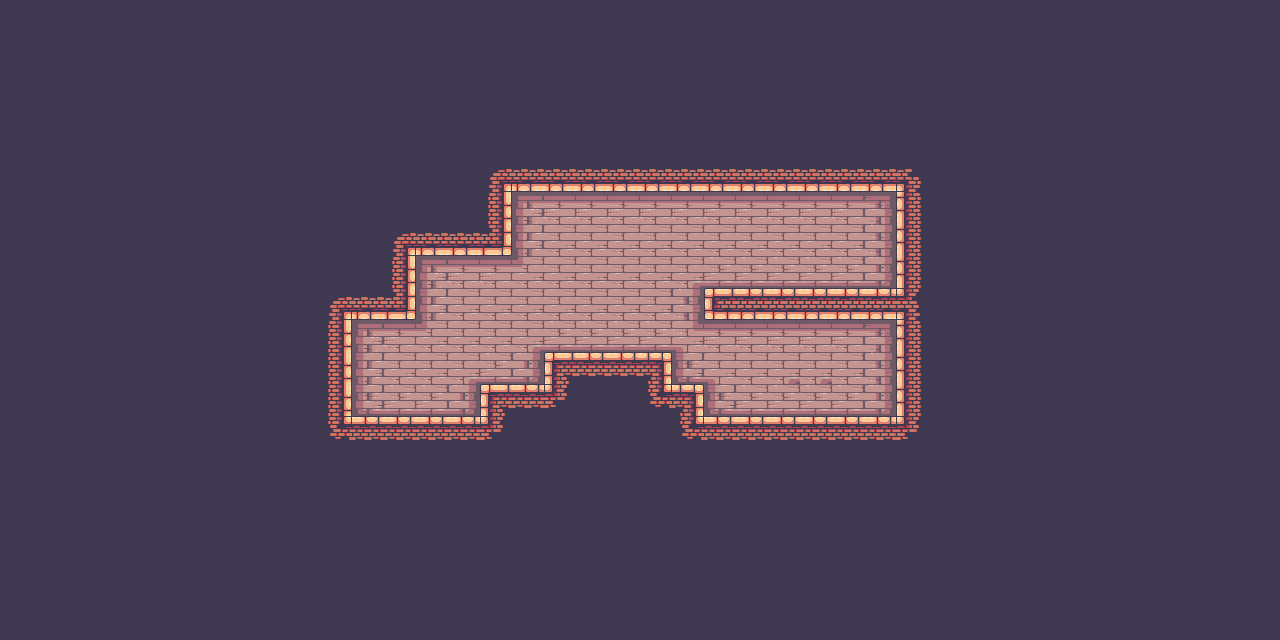

This game map was drawn from its Tiled (.tmx) file and the tilesets committed beside it. A one-line description and the trimmed map source follow:
An orthogonal 40x20 tile map with 32x32 px tiles, 2 tile layers (bg, collider) and 53 objects (3x coin, 2x pig, king).

<map version="1.10" tiledversion="1.11.2" orientation="orthogonal" renderorder="right-down" width="40" height="20" tilewidth="32" tileheight="32" infinite="0" nextlayerid="4" nextobjectid="19">
 <editorsettings>
  <export target="map.json" format="json" />
 </editorsettings>
 <tileset firstgid="1" name="terrain(32x32)" tilewidth="32" tileheight="32" tilecount="247" columns="19">
  <image source="terrain(32x32).png" width="608" height="416" />
  <tile id="20">
   <objectgroup draworder="index" id="2">
    <object id="1" x="0" y="0" width="32" height="32" />
   </objectgroup>
  </tile>
  <tile id="21">
   <objectgroup draworder="index" id="2">
    <object id="1" x="0" y="0" width="32" height="32" />
   </objectgroup>
  </tile>
  <tile id="22">
   <objectgroup draworder="index" id="2">
    <object id="1" x="0" y="0" width="32" height="32" />
   </objectgroup>
  </tile>
  <tile id="24">
   <objectgroup draworder="index" id="2">
    <object id="1" x="0" y="0" width="32" height="32" />
   </objectgroup>
  </tile>
  <tile id="26">
   <objectgroup draworder="index" id="2">
    <object id="1" x="0" y="0" width="32" height="32" />
   </objectgroup>
  </tile>
  <tile id="27">
   <objectgroup draworder="index" id="2">
    <object id="1" x="0" y="0" width="32" height="32" />
   </objectgroup>
  </tile>
  <tile id="29">
   <objectgroup draworder="index" id="2">
    <object id="1" x="0" y="0" width="32" height="32" />
   </objectgroup>
  </tile>
  <tile id="30">
   <objectgroup draworder="index" id="2">
    <object id="1" x="0" y="0" width="32" height="32" />
   </objectgroup>
  </tile>
  <tile id="32">
   <objectgroup draworder="index" id="2">
    <object id="1" x="0" y="0" width="32" height="32" />
   </objectgroup>
  </tile>
  <tile id="33">
   <objectgroup draworder="index" id="2">
    <object id="1" x="0" y="0" width="32" height="32" />
   </objectgroup>
  </tile>
  <tile id="35">
   <objectgroup draworder="index" id="2">
    <object id="1" x="0" y="0" width="32" height="32" />
   </objectgroup>
  </tile>
  <tile id="39">
   <objectgroup draworder="index" id="2">
    <object id="1" x="0" y="0" width="32" height="32" />
   </objectgroup>
  </tile>
  <tile id="40">
   <objectgroup draworder="index" id="2">
    <object id="1" x="0" y="0" width="32" height="32" />
   </objectgroup>
  </tile>
  <tile id="41">
   <objectgroup draworder="index" id="2">
    <object id="1" x="0" y="0" width="32" height="32" />
   </objectgroup>
  </tile>
  <tile id="43">
   <objectgroup draworder="index" id="2">
    <object id="1" x="0" y="0" width="32" height="32" />
   </objectgroup>
  </tile>
  <tile id="45">
   <objectgroup draworder="index" id="2">
    <object id="1" x="0" y="0" width="32" height="32" />
   </objectgroup>
  </tile>
  <tile id="46">
   <objectgroup draworder="index" id="2">
    <object id="1" x="0" y="0" width="32" height="32" />
   </objectgroup>
  </tile>
  <tile id="48">
   <objectgroup draworder="index" id="2">
    <object id="1" x="0" y="0" width="32" height="32" />
   </objectgroup>
  </tile>
  <tile id="49">
   <objectgroup draworder="index" id="2">
    <object id="1" x="0" y="0" width="32" height="32" />
   </objectgroup>
  </tile>
  <tile id="51">
   <objectgroup draworder="index" id="2">
    <object id="1" x="0" y="0" width="32" height="32" />
   </objectgroup>
  </tile>
  <tile id="52">
   <objectgroup draworder="index" id="2">
    <object id="1" x="0" y="0" width="32" height="32" />
   </objectgroup>
  </tile>
  <tile id="54">
   <objectgroup draworder="index" id="2">
    <object id="1" x="0" y="0" width="32" height="32" />
   </objectgroup>
  </tile>
  <tile id="55">
   <objectgroup draworder="index" id="2">
    <object id="1" x="0" y="0" width="32" height="32" />
   </objectgroup>
  </tile>
  <tile id="58">
   <objectgroup draworder="index" id="2">
    <object id="1" x="0" y="0" width="32" height="32" />
   </objectgroup>
  </tile>
  <tile id="59">
   <objectgroup draworder="index" id="2">
    <object id="1" x="0" y="0" width="32" height="32" />
   </objectgroup>
  </tile>
  <tile id="60">
   <objectgroup draworder="index" id="2">
    <object id="1" x="0" y="0" width="32" height="32" />
   </objectgroup>
  </tile>
  <tile id="62">
   <objectgroup draworder="index" id="2">
    <object id="1" x="0" y="0" width="32" height="32" />
   </objectgroup>
  </tile>
  <tile id="83">
   <objectgroup draworder="index" id="2">
    <object id="1" x="0" y="0" width="32" height="32" />
   </objectgroup>
  </tile>
  <tile id="84">
   <objectgroup draworder="index" id="2">
    <object id="1" x="0" y="0" width="32" height="32" />
   </objectgroup>
  </tile>
  <tile id="86">
   <objectgroup draworder="index" id="2">
    <object id="1" x="0" y="0" width="32" height="32" />
   </objectgroup>
  </tile>
  <tile id="87">
   <objectgroup draworder="index" id="2">
    <object id="1" x="0" y="0" width="32" height="32" />
   </objectgroup>
  </tile>
  <tile id="89">
   <objectgroup draworder="index" id="2">
    <object id="1" x="0" y="0" width="32" height="32" />
   </objectgroup>
  </tile>
  <tile id="90">
   <objectgroup draworder="index" id="2">
    <object id="1" x="0" y="0" width="32" height="32" />
   </objectgroup>
  </tile>
  <tile id="92">
   <objectgroup draworder="index" id="2">
    <object id="1" x="0" y="0" width="32" height="32" />
   </objectgroup>
  </tile>
  <tile id="93">
   <objectgroup draworder="index" id="2">
    <object id="1" x="0" y="0" width="32" height="32" />
   </objectgroup>
  </tile>
  <tile id="96">
   <objectgroup draworder="index" id="2">
    <object id="1" x="0" y="0" width="32" height="32" />
   </objectgroup>
  </tile>
  <tile id="97">
   <objectgroup draworder="index" id="2">
    <object id="1" x="0" y="0" width="32" height="32" />
   </objectgroup>
  </tile>
  <tile id="98">
   <objectgroup draworder="index" id="2">
    <object id="1" x="0" y="0" width="32" height="32" />
   </objectgroup>
  </tile>
  <tile id="100">
   <objectgroup draworder="index" id="2">
    <object id="1" x="0" y="0" width="32" height="32" />
   </objectgroup>
  </tile>
  <tile id="102">
   <objectgroup draworder="index" id="2">
    <object id="1" x="0" y="0" width="32" height="32" />
   </objectgroup>
  </tile>
  <tile id="103">
   <objectgroup draworder="index" id="2">
    <object id="1" x="0" y="0" width="32" height="32" />
   </objectgroup>
  </tile>
  <tile id="105">
   <objectgroup draworder="index" id="2">
    <object id="1" x="0" y="0" width="32" height="32" />
   </objectgroup>
  </tile>
  <tile id="106">
   <objectgroup draworder="index" id="2">
    <object id="1" x="0" y="0" width="32" height="32" />
   </objectgroup>
  </tile>
  <tile id="108">
   <objectgroup draworder="index" id="2">
    <object id="1" x="0" y="0" width="32" height="32" />
   </objectgroup>
  </tile>
  <tile id="109">
   <objectgroup draworder="index" id="2">
    <object id="1" x="0" y="0" width="32" height="32" />
   </objectgroup>
  </tile>
  <tile id="111">
   <objectgroup draworder="index" id="2">
    <object id="1" x="0" y="0" width="32" height="32" />
   </objectgroup>
  </tile>
  <tile id="112">
   <objectgroup draworder="index" id="2">
    <object id="1" x="0" y="0" width="32" height="32" />
   </objectgroup>
  </tile>
 </tileset>
 <layer id="1" name="bg" width="40" height="20">
  <data>[800 cells, 800 non-empty, 14 distinct tile ids]</data>
 </layer>
 <layer id="2" name="collider" width="40" height="20">
  <data>[800 cells, 115 non-empty, 15 distinct tile ids]</data>
 </layer>
 <objectgroup id="3" name="point">
  <object id="1" name="king" x="402" y="380">
   <point />
  </object>
  <object id="2" name="pig" x="880" y="275">
   <point />
  </object>
  <object id="4" name="coin" x="880" y="410">
   <point />
  </object>
  <object id="6" name="pig" x="720" y="402">
   <point />
  </object>
  <object id="7" name="coin" x="570" y="346">
   <point />
  </object>
  <object id="8" name="coin" x="720" y="282">
   <point />
  </object>
 </objectgroup>
</map>
